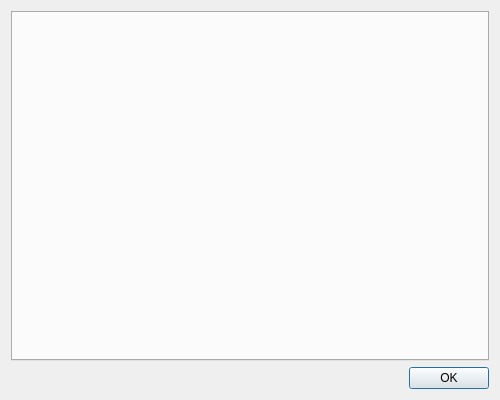
<?xml version="1.0" encoding="UTF-8"?>
<ui version="4.0">
 <class>SettingsDialog</class>
 <widget class="QDialog" name="SettingsDialog">
  <property name="geometry">
   <rect>
    <x>0</x>
    <y>0</y>
    <width>500</width>
    <height>400</height>
   </rect>
  </property>
  <property name="windowTitle">
   <string>Dialog</string>
  </property>
  <layout class="QVBoxLayout" name="verticalLayout">
   <property name="sizeConstraint">
    <enum>QLayout::SizeConstraint::SetMaximumSize</enum>
   </property>
   <item>
    <widget class="QTabWidget" name="tabs"/>
   </item>
   <item alignment="Qt::AlignmentFlag::AlignRight|Qt::AlignmentFlag::AlignBottom">
    <widget class="QDialogButtonBox" name="button_box">
     <property name="standardButtons">
      <set>QDialogButtonBox::StandardButton::Ok</set>
     </property>
    </widget>
   </item>
  </layout>
 </widget>
 <resources/>
 <connections>
  <connection>
   <sender>button_box</sender>
   <signal>accepted()</signal>
   <receiver>SettingsDialog</receiver>
   <slot>accept()</slot>
   <hints>
    <hint type="sourcelabel">
     <x>248</x>
     <y>254</y>
    </hint>
    <hint type="destinationlabel">
     <x>157</x>
     <y>274</y>
    </hint>
   </hints>
  </connection>
  <connection>
   <sender>button_box</sender>
   <signal>rejected()</signal>
   <receiver>SettingsDialog</receiver>
   <slot>reject()</slot>
   <hints>
    <hint type="sourcelabel">
     <x>316</x>
     <y>260</y>
    </hint>
    <hint type="destinationlabel">
     <x>286</x>
     <y>274</y>
    </hint>
   </hints>
  </connection>
 </connections>
</ui>
